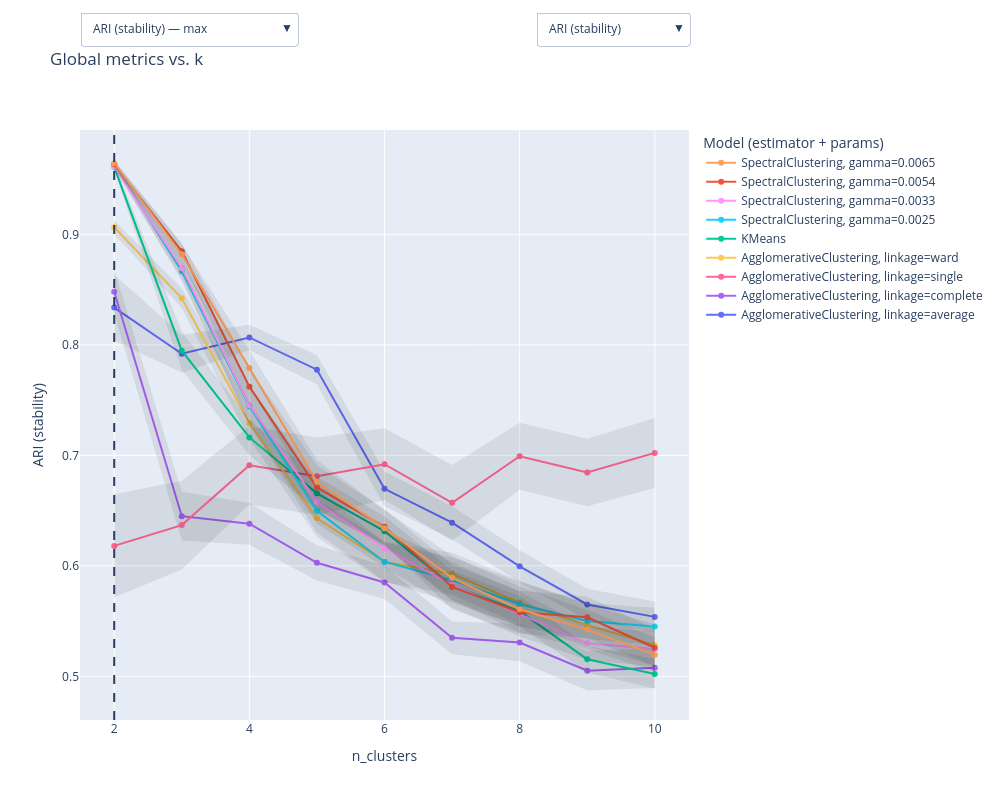

Notebook code for this chart:
### Code cell
val_preproc.plot_results()
